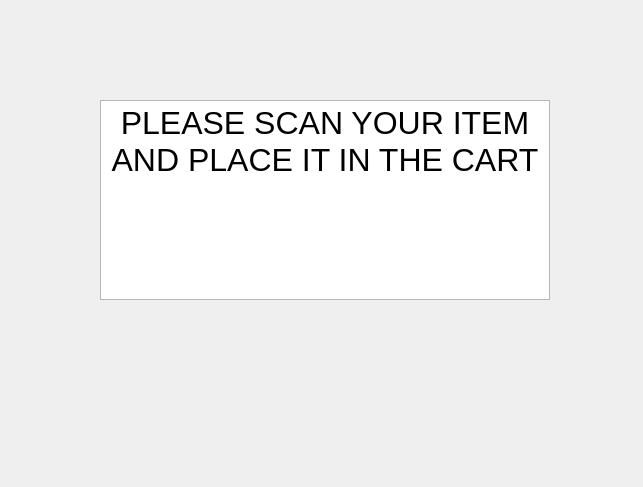
<?xml version="1.0" encoding="UTF-8"?>
<ui version="4.0">
 <class>ScanWindow</class>
 <widget class="QDialog" name="ScanWindow">
  <property name="geometry">
   <rect>
    <x>0</x>
    <y>0</y>
    <width>643</width>
    <height>487</height>
   </rect>
  </property>
  <property name="windowTitle">
   <string>Dialog</string>
  </property>
  <widget class="QTextBrowser" name="textBrowser">
   <property name="geometry">
    <rect>
     <x>100</x>
     <y>100</y>
     <width>450</width>
     <height>200</height>
    </rect>
   </property>
   <property name="autoFillBackground">
    <bool>false</bool>
   </property>
   <property name="html">
    <string>&lt;!DOCTYPE HTML PUBLIC &quot;-//W3C//DTD HTML 4.0//EN&quot; &quot;http://www.w3.org/TR/REC-html40/strict.dtd&quot;&gt;
&lt;html&gt;&lt;head&gt;&lt;meta name=&quot;qrichtext&quot; content=&quot;1&quot; /&gt;&lt;style type=&quot;text/css&quot;&gt;
p, li { white-space: pre-wrap; }
&lt;/style&gt;&lt;/head&gt;&lt;body style=&quot; font-family:'MS Shell Dlg 2'; font-size:7.8pt; font-weight:400; font-style:normal;&quot;&gt;
&lt;p align=&quot;center&quot; style=&quot; margin-top:0px; margin-bottom:0px; margin-left:0px; margin-right:0px; -qt-block-indent:0; text-indent:0px;&quot;&gt;&lt;span style=&quot; font-size:24pt;&quot;&gt;PLEASE SCAN YOUR ITEM AND PLACE IT IN THE CART&lt;/span&gt;&lt;/p&gt;&lt;/body&gt;&lt;/html&gt;</string>
   </property>
  </widget>
 </widget>
 <resources/>
 <connections/>
</ui>
